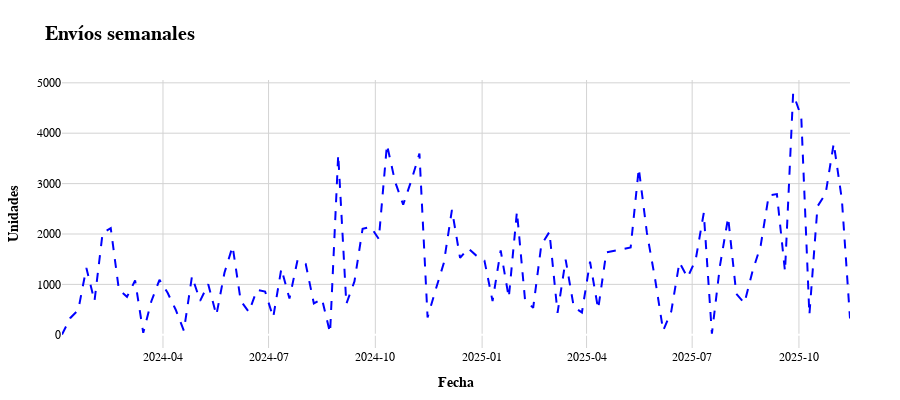

The cell this chart's notebook holds for it:
### Code cell
fig =plot_time_series(df_sem[df_sem['Cliente']=='AB-IDAADBIEJ'],
                       'Semana_Viernes', 'Unidades_Semanales', 
                 title='Envíos semanales',
                 xaxis_title='Fecha',
                 yaxis_title='Unidades',
                     dash='dash')
